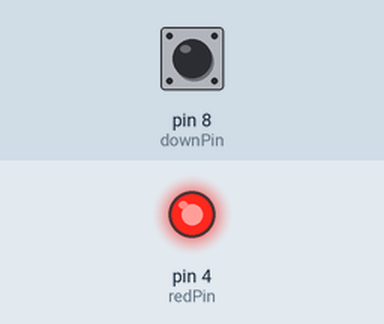
Simulated run of this sketch. Board: Arduino Uno, built with avr-gcc and run on an emulated ATmega328P. Parts: output pins drawn as LEDs (lit = HIGH). Dashed ring = blinking. The inputs (shaded band) are chosen by the test bench; at power-on: pin 8 (downPin) HIGH. What the sketch prints to the serial monitor is not drawn.

Above: at 1.2 s.
1.3 s: pin 8 (downPin) pulled LOW for 1 s
At 2.1 s:
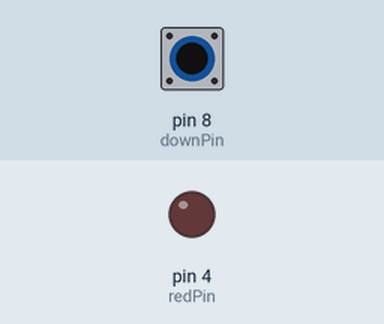
3.8 s: pin 8 (downPin) pulled LOW for 1 s
At 5.9 s:
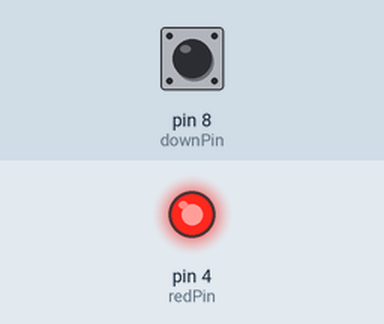
7.8 s: pin 8 (downPin) pulsed LOW 2 times (0.12 s each, 0.3 s apart)
At 8.01 s:
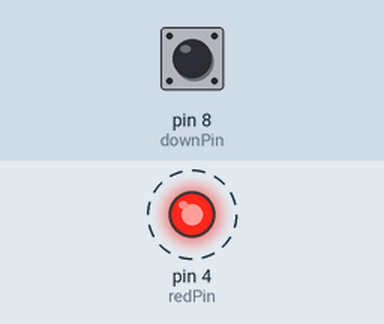
11.4 s: pin 8 (downPin) pulsed LOW 2 times (0.12 s each, 0.3 s apart)
At 13.2 s:
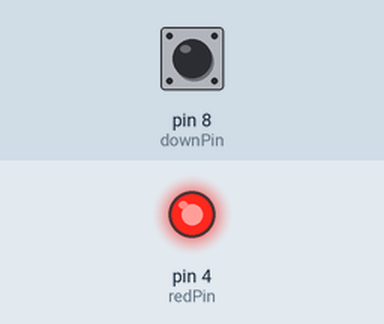
Timing chart, 0 to 14.7 s (numbered marks = the images above; inputs shaded):
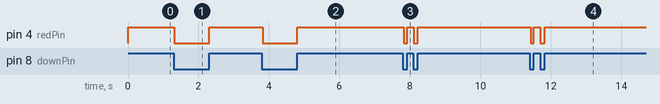

Measured:
- after the input at 1.3 s, pin 4 (redPin): HIGH → LOW at once, → HIGH 0.99 s later
- after the input at 3.8 s, pin 4 (redPin): HIGH → LOW at once, → HIGH 0.98 s later
- after the input at 7.8 s, pin 4 (redPin): alternates HIGH for 0.18 s and LOW for 0.11 s, 4 changes in all, then stays HIGH, starting at once
- after the input at 11.4 s, pin 4 (redPin): alternates HIGH for 0.18 s and LOW for 0.11 s, 4 changes in all, then stays HIGH, starting at once

The sketch:

receiver.ino
```cpp
// RECEIVER unit
int downPin = 8,received_value,redPin = 4;

void setup() {
	Serial.begin(9600);
  	pinMode(downPin,INPUT);
  	pinMode( redPin,OUTPUT);
}

void loop() {
	received_value = digitalRead(downPin);
  	if(received_value == 0)
    {
     	digitalWrite(redPin,LOW);
    }
  	else
    {
      	Serial.print("Receiving : Button Pressed ");
      	Serial.println(received_value);
        digitalWrite(redPin,HIGH);
    }
}
```
